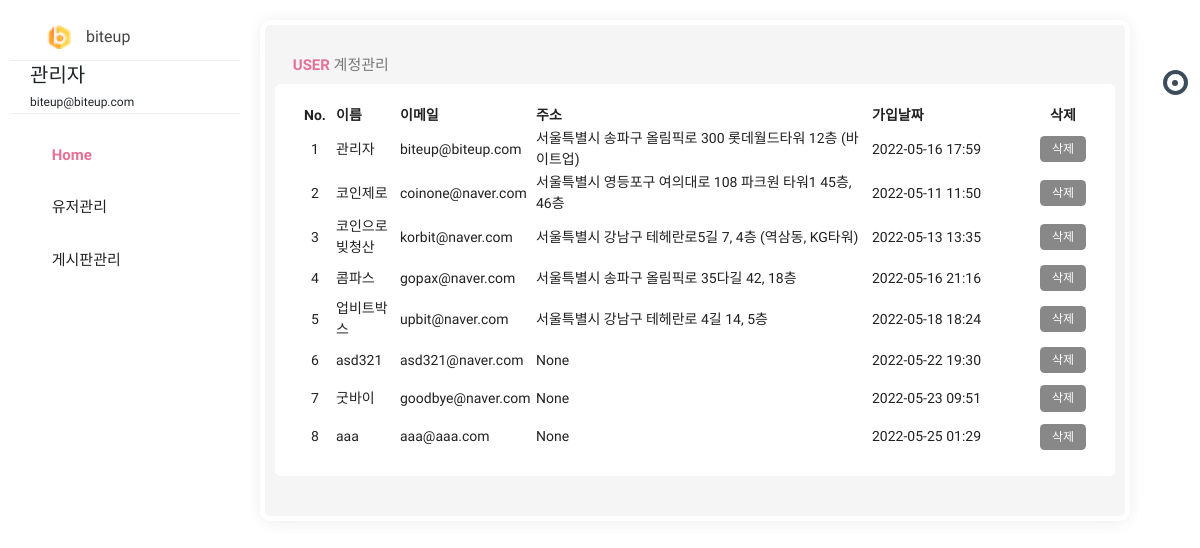
Before: /admin/list (signed in) with the older database file.
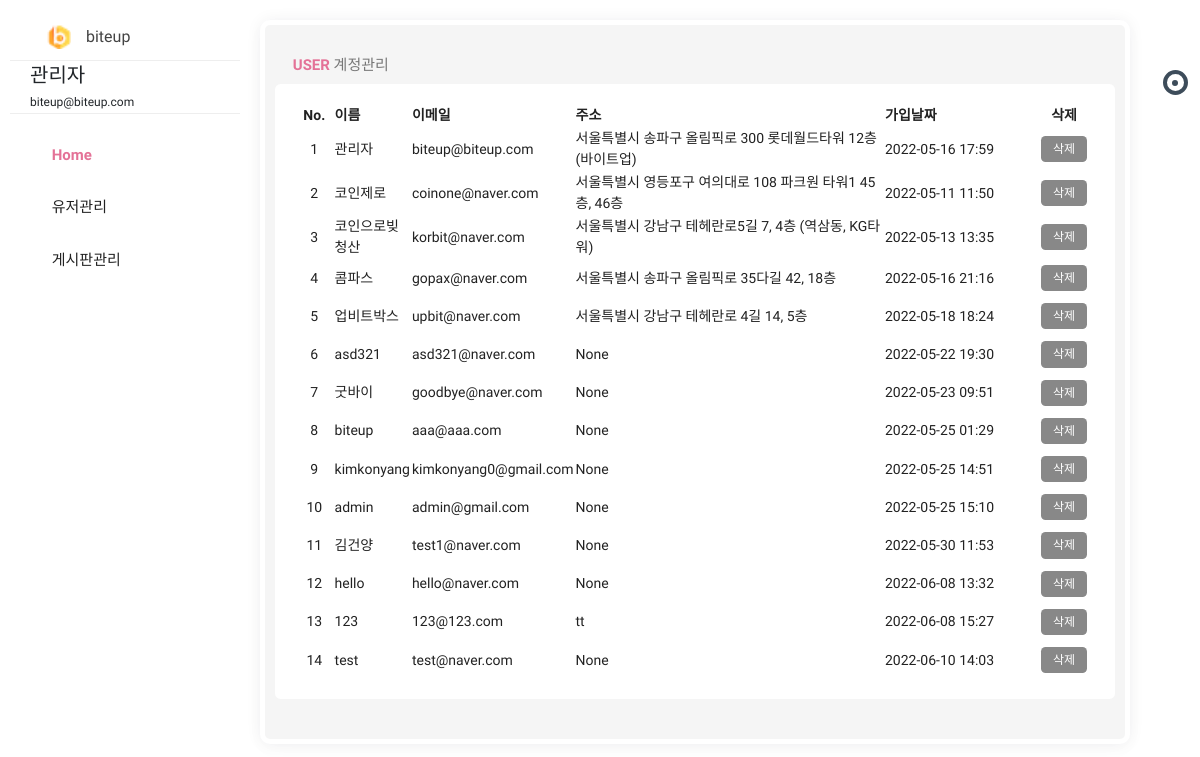
After: the same page with the newer database file.
### pybo/models.py (models this page shows)
class User(db.Model):
    id = db.Column(db.Integer, primary_key=True)
    username = db.Column(db.String(150), unique=True, nullable=False)
    password = db.Column(db.String(200), nullable=False)
    email = db.Column(db.String(120), unique=True, nullable=False)
    passwd_answer = db.Column(db.String(200), unique=True, nullable=False)
    location = db.Column(db.String(64), nullable=False)
    about_me = db.Column(db.Text(), nullable=False)
    create_date = db.Column(db.DateTime(), nullable=False)

### pybo/views/admin_views.py (the view)
@bp.route('/list', methods=('GET', 'POST'))
@login_required
def _list():
    if g.user.email == "biteup@biteup.com":
        user_list = User.query.order_by(User.id.asc())
        return render_template('admin/admin_list.html', user_list=user_list)
    else:
        return '<script>alert("관리자의 권한이 없습니다.");location.href="/"</script>'

### pybo/filter.py (called while the page is built)
def format_datetime(value, fmt='%Y-%m-%d %H:%M'):
    return value.strftime(fmt)

### pybo/views/auth_views.py (called while the page is built)
@bp.before_app_request
def load_logged_in_user():
    user_id = session.get('user_id')
    if user_id is None:
        g.user = None
    else:
        g.user = User.query.get(user_id)

def login_required(view):
    @functools.wraps(view)
    def wrapped_view(**kwargs):
        if g.user is None:
            return redirect(url_for('auth.login'))
        return view(**kwargs)
    return wrapped_view

### pybo/templates/admin/admin_list.html (shortened to what this page needs)
{% extends 'admin.html' %}
{% block content %}
<div class="row clearfix">
    <div class="col-lg-12">
        <div class="card">
            <div class="header">
                <h2><strong><i class="zmdi zmdi-chart"></i> user </strong> 계정관리</h2>
            </div>
            <div class="body">
                <table class="table_user">
                    <thead>
                    <tr>
                        <th class="td_id">No.</th>
                        <th>이름</th>
                        <th>이메일</th>
                        <th>주소</th>
                        <th>가입날짜</th>
                        <th class="td_delete">삭제</th>
                    </tr>
                    </thead>
                    <tbody>
                    {% for user in user_list %}
                    <tr>
                        <td class="td_id">{{ user.id }}</td>
                        <td class="td_username">{{ user.username }}</td>
                        <td class="td_email">{{ user.email }}</td>
                        <td class="td_location">{{ user.location }}</td>
                        <td class="td_datetime">{{ user.create_date|datetime }}</td>
                        <td class="td_delete">
                            <a href="{{ url_for('admin.user_delete', user_id=user.id) }}" class="delete btn btn-sm btn-outline-secondary">삭제</a>
                        </td>
                    </tr>
                    {% endfor %}
                    </tbody>
                </table>
            </div>
        </div>
    </div>
</div>
{% endblock %}

### pybo/templates/admin.html (shortened to what this page needs)
<!doctype html>
<html class="no-js " lang="en">
<head>
    <link rel="stylesheet" href="{{ url_for('static', filename='css/bootstrap.min.css') }}"/>
    <link rel="stylesheet" href="{{ url_for('static', filename='css/jquery-jvectormap-2.0.3.min.css') }}"/>
    <link rel="stylesheet" href="{{ url_for('static', filename='css/plugin.css') }}"/>
    <link rel="stylesheet" href="{{ url_for('static', filename='css/morris.min.css') }}"/>
    <link rel="stylesheet" href="{{ url_for('static', filename='css/style.min.css') }}"/>
    <link rel="stylesheet" href="{{ url_for('static', filename='/admin_style.css') }}"/>
</head>
<body class="theme-blush">
<div class="navbar-right">
    <ul class="navbar-nav">
        <li><a href="#search" class="main_search" title="Search..."><i class="zmdi zmdi-search"></i></a></li>
        <li class="dropdown">
            <a href="javascript:void(0);" class="dropdown-toggle" title="Notifications" data-toggle="dropdown"
               role="button"><i class="zmdi zmdi-notifications"></i>
                <div class="notify"><span class="heartbit"></span><span class="point"></span></div>
            </a>
        </li>
        <li><a href="javascript:void(0);" class="js-right-sidebar" title="Setting"><i
                class="zmdi zmdi-settings zmdi-hc-spin"></i></a></li>
        <li><a href="{{ url_for('index._list') }}" class="mega-menu" title="Sign Out"><i class="zmdi zmdi-power"></i></a></li>
    </ul>
</div>
<aside id="leftsidebar" class="sidebar">
    <div class="navbar-brand">
        <button class="btn-menu ls-toggle-btn" type="button"><i class="zmdi zmdi-menu"></i></button>
        <a href="{{ url_for('admin.main') }}">
            <img src="{{ url_for('static', filename='icon.png') }}" width="25" alt="biteup">
            <span class="m-l-10">biteup</span></a>
    </div>
    <div class="menu">
        <ul class="list">
            <li>
                <div class="user-info">
                    <a class="image" href="profile.html"></a>
                    <div class="detail" style="text-align:left;">
                        <h4>{{ g.user.username }}</h4>
                        <small>{{ g.user.email }}</small>
                    </div>
                </div>
            </li>
            <li class="active open">
                <a href="{{ url_for('admin.main') }}"><i class="zmdi zmdi-home"></i>
                <span>Home</span>
            </a>
            </li>
            <li>
                <a href="javascript:void(0);" class="menu-toggle">
                    <i class="zmdi zmdi-apps"></i>
                    <span>유저관리</span></a>
            </li>
            <li>
                <a href="javascript:void(0);" class="menu-toggle"><i class="zmdi zmdi-folder"></i>
                    <span>게시판관리</span></a>
            </li>
        </ul>
    </div>
</aside>
<section class="content">
{% block content %}
{% endblock %}
</section>
</body>
</html>

### pybo/static/admin_style.css (style rules this page uses)
.table_user { width:100%; }
.table_user .td_id { width:5%;text-align:center; }
.table_user .td_username { width:8%; }
.table_user .td_email { width:17%; }
.table_user .td_location { width:42%; }
.table_user .td_datetime { width:20%; }
.table_user .td_delete { width:8%; text-align:center; }

Changed rows visible on the page:
changed User "aaa@aaa.com": username "aaa" → "biteup"
added User: id "9", username "kimkonyang", email "kimkonyang0@gmail.com", location "None", create_date "2022-05-25 14:51"
added User: id "10", username "admin", email "admin@gmail.com", location "None", create_date "2022-05-25 15:10"
added User: id "11", username "김건양", email "test1@naver.com", location "None", create_date "2022-05-30 11:53"
added User: id "12", username "hello", email "hello@naver.com", location "None", create_date "2022-06-08 13:32"
added User: id "13", username "123", email "123@123.com", location "tt", create_date "2022-06-08 15:27"
added User: id "14", username "test", email "test@naver.com", location "None", create_date "2022-06-10 14:03"
